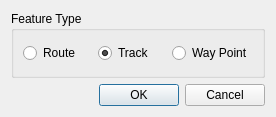
<?xml version="1.0" encoding="UTF-8"?>
<ui version="4.0">
 <class>ConfigurationDialog</class>
 <widget class="QDialog" name="ConfigurationDialog">
  <property name="geometry">
   <rect>
    <x>0</x>
    <y>0</y>
    <width>276</width>
    <height>117</height>
   </rect>
  </property>
  <property name="windowTitle">
   <string>Dialog</string>
  </property>
  <property name="windowIcon">
   <iconset resource="../../app/app.qrc">
    <normaloff>:/icons/EasyGT.svg</normaloff>:/icons/EasyGT.svg</iconset>
  </property>
  <layout class="QVBoxLayout" name="verticalLayout">
   <item>
    <widget class="QGroupBox" name="groupBox">
     <property name="title">
      <string>Feature Type</string>
     </property>
     <layout class="QHBoxLayout" name="horizontalLayout">
      <item>
       <widget class="QRadioButton" name="rbtnRoute">
        <property name="text">
         <string>Route</string>
        </property>
       </widget>
      </item>
      <item>
       <widget class="QRadioButton" name="rbtnTrack">
        <property name="text">
         <string>Track</string>
        </property>
        <property name="checked">
         <bool>true</bool>
        </property>
       </widget>
      </item>
      <item>
       <widget class="QRadioButton" name="rbtnWayPoint">
        <property name="text">
         <string>Way Point</string>
        </property>
       </widget>
      </item>
     </layout>
    </widget>
   </item>
   <item>
    <widget class="QDialogButtonBox" name="buttonBox">
     <property name="orientation">
      <enum>Qt::Horizontal</enum>
     </property>
     <property name="standardButtons">
      <set>QDialogButtonBox::Cancel|QDialogButtonBox::Ok</set>
     </property>
    </widget>
   </item>
  </layout>
 </widget>
 <resources>
  <include location="../../app/app.qrc"/>
 </resources>
 <connections>
  <connection>
   <sender>buttonBox</sender>
   <signal>accepted()</signal>
   <receiver>ConfigurationDialog</receiver>
   <slot>accept()</slot>
   <hints>
    <hint type="sourcelabel">
     <x>248</x>
     <y>254</y>
    </hint>
    <hint type="destinationlabel">
     <x>157</x>
     <y>274</y>
    </hint>
   </hints>
  </connection>
  <connection>
   <sender>buttonBox</sender>
   <signal>rejected()</signal>
   <receiver>ConfigurationDialog</receiver>
   <slot>reject()</slot>
   <hints>
    <hint type="sourcelabel">
     <x>316</x>
     <y>260</y>
    </hint>
    <hint type="destinationlabel">
     <x>286</x>
     <y>274</y>
    </hint>
   </hints>
  </connection>
 </connections>
</ui>
